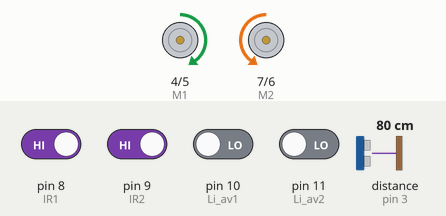
The sketch below on a simulated Arduino Uno, built with avr-gcc and run on an emulated ATmega328P. Shown: direction and speed pins drawn as motors (green arrow = direction pin HIGH = forward, orange = LOW = backward, longer = more drive). Wiring (inferred from the names in the program): range finder with pulse-width output: data pin 3. The test bench sets the inputs (shaded band); at power-on: pin 8 (IR1), pin 9 (IR2) HIGH, pin 10 (Li_av1), pin 11 (Li_av2) LOW, distance to the obstacle (sensor on pin 3) 80 cm. The echo pulse lasts 58.3 µs per cm.

Above: at 6.2 s.
6.3 s: distance to the obstacle (sensor on pin 3) set to 34 cm
7.8 s: distance to the obstacle (sensor on pin 3) set to 31 cm
At 9.0 s:
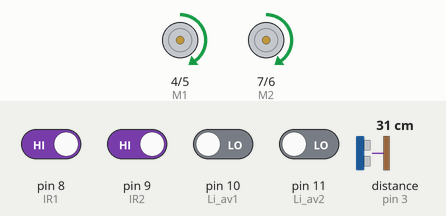
9.3 s: pin 10 (Li_av1) driven HIGH
At 9.6 s:
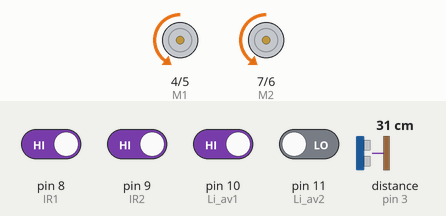
10.8 s: pin 10 (Li_av1) driven LOW
At 12.5 s:
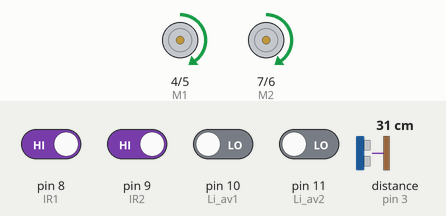
12.8 s: pin 11 (Li_av2) driven HIGH
At 13.3 s:
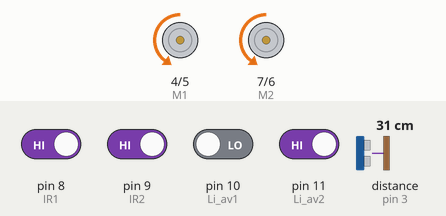
Timing chart, 0 to 15.3 s (numbered marks = the images above; inputs shaded):
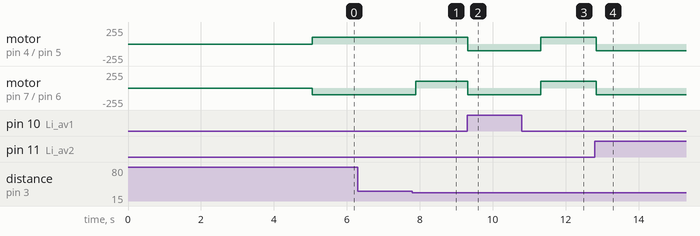

The sketch:

search_attack.ino
```cpp
#define IR1 8
#define IR2 9
#define Li_av1 10
#define Li_av2 11

#define E1 5    //M1 Speed Control
#define E2 6    //M2 Speed Control
#define M1 4    //M1 Direction Control
#define M2 7    //M2 Direction Control

#define Sonar 3

int IRstate1 = 0;
int IRstate2 = 0;
int IRstate_Li_av1 = 0;
int IRstate_Li_av2 = 0;

//Sonar variable
long sensor = 0;
long pulse = 0;
long dist = 0;

void stop(void)                    //Stop
{
  digitalWrite(E1,0);
  digitalWrite(M1,LOW);
  digitalWrite(E2,0);
  digitalWrite(M2,LOW);
}
void advance(char a,char b)          //Move forward
{
  analogWrite (E1,a);      //PWM Speed Control
  digitalWrite(M1,HIGH);
  analogWrite (E2,b);
  digitalWrite(M2,HIGH);
}
void back_off (char a,char b)          //Move backward
{
  analogWrite (E1,a);
  digitalWrite(M1,LOW);
  analogWrite (E2,b);
  digitalWrite(M2,LOW);
  delay(2000);
}
void turn_L (char a,char b)             //Turn Left
{
  analogWrite (E1,a);
  digitalWrite(M1,LOW);
  analogWrite (E2,b);
  digitalWrite(M2,HIGH);
}
void turn_R (char a,char b)             //Turn Right
{
  analogWrite (E1,a);
  digitalWrite(M1,HIGH);
  analogWrite (E2,b);
  digitalWrite(M2,LOW);
}

void setup() {
  for(int i=4;i<=7;i++)
  pinMode(i, OUTPUT);
  digitalWrite(E1,LOW);
  digitalWrite(E2,LOW);
  pinMode(IR1, INPUT);
  pinMode(IR2, INPUT);
  pinMode(Li_av1, INPUT);
  pinMode(Li_av2, INPUT);
  delay(5000);
}
void loop() {

  //sonar distance
  pulse = pulseIn(Sonar, HIGH);
  sensor = pulse / 147;
  dist = sensor * 2,54;

  IRstate1=digitalRead(IR1);
  IRstate2=digitalRead(IR2);
  IRstate_Li_av1=digitalRead(Li_av1);
  IRstate_Li_av2=digitalRead(Li_av2);

  if(IRstate_Li_av1 == 1 || IRstate_Li_av2 == 1)
  {
    back_off(100,100);
  }
  else
  {
    if(dist>25)
    {
      turn_R(100,100);
    }
    else if(dist>15 && dist<25)
    {
      advance(100,100);
    }
    else if(dist<15)
    {
      if(IRstate1 == 0 && IRstate2 == 0)
      {
        advance(100,100);
      }
    }
  }
}
```

Measured:
- the behaviour switches between 33 and 32 cm on distance to the obstacle (sensor on pin 3) (found by bisection; images 0 and 1)
- after the input at 6.3 s, every drawn part: stays the same
- after the input at 7.8 s, motor on pin 7 (M2) / pin 6 (E2): backward 100/255 → forward 100/255 after 0.09 s
- after the input at 9.3 s, motor on pin 4 (M1) / pin 5 (E1), motor on pin 7 (M2) / pin 6 (E2): forward 100/255 → backward 100/255 at once
- after the input at 10.8 s, motor on pin 4 (M1) / pin 5 (E1), motor on pin 7 (M2) / pin 6 (E2): backward 100/255 → forward 100/255 after 0.52 s
- after the input at 12.8 s, motor on pin 4 (M1) / pin 5 (E1), motor on pin 7 (M2) / pin 6 (E2): forward 100/255 → backward 100/255 at once
